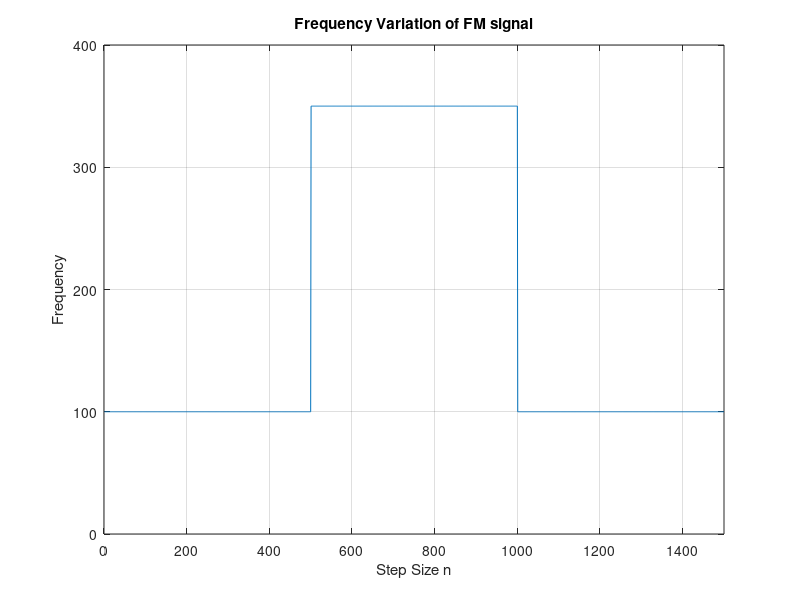

The MATLAB script that drew this image: (Note: this script raises an error after producing the figure.)
% ASPMI Exercise 4.2b
% Implement the CLMS algorithm and plot the time-frequency spectrum.

% Generate FM signal
N = 1500;
fs = 1000; % 1kHz sampling frequency
% Generate f
f = zeros(N,1);
f(1:500) = 100; % 1 ? n ? 500
% 501 <= n <= 1000
for n = 501:1000
    f(501:1000) = 100 + (n-500)/2;
end
% 1001 <= n <= 1500
for n = 501:1000
    f(1001:1500) = 100 + ((n-1000)/25)^2;
end

% Plot frequency variation
figure(1)
n = 1:N;
plot(n,f)
title('Frequency Variation of FM signal')
xlabel('Step Size n')
ylabel('Frequency')
axis([0 1500 0 400])
grid on;

% Generate phi
phi = cumsum(f);
% Generate eta - white noise with zero mean and variance = 0.05
sigma2 = 0.05;
eta = sqrt(0.05/2)*(randn(N,1)+1i*randn(N,1));
% Generate y
y = exp(1i.*2.*pi.*phi/fs) + eta;

% Use code to find AR and frequency spectrum
order = 1;
mu=0.01;
% Find estimated AR coefficients
[yhat,e,amat] = ar_clms(y(n),mu,order);
a1_hat_vec = amat(2:end);
for n = 1:N
    % Run complex-valued LMS algorithm to estimate AR coefficient a1(n)
    a1_hat = a1_hat_vec(n);
    [h ,w]= freqz(1 , [1; a1_hat], 1024); % Compute power spectrum
    H(:,n) = abs(h).^2; % Store it in a matrix
end
% Remove outliers in the matrix H
medianH = 50*median(median(H));
H(H > medianH) = medianH;
% Plot time-frequency diagram
figure(2)
title('Time-frequency plot of FM Signal')
n= 1:1500;
f = w*fs/(2*pi);
mesh(n,f,H)
view(2)
xlabel('Step Size n')
ylabel('Frequency')